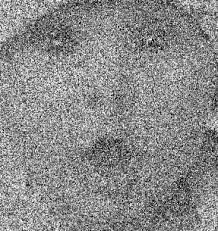
#> input picture Exercise/baby.jpeg, 218 x 231 px; its folder holds only this picture in this run
$ python 03.py
#> lines starting #> are read from the running program, lines starting #| are printed output that depends on the picture
#> further down, img_original is the input picture: shape (231, 218, 3); min 0, max 255, mean 137.8
import numpy as np
import imageio.v2 as iio
import matplotlib.pyplot as plt
import os
import colorsys

# Hàm hỗ trợ để chuyển đổi ảnh màu về uint8 an toàn
def convert_to_uint8(image_array):
    if image_array.dtype != np.float32 and image_array.dtype != np.float64:
        image_array = image_array.astype(np.float32)
    image_array = np.clip(image_array, 0, 255)
    return image_array.astype(np.uint8)

def bai3_hsv_channels(img_original, base_name, ext, output_dir):
    """
    Chuyển ảnh RGB sang HSV và lưu từng kênh Hue, Saturation, Value riêng biệt, sau đó hiển thị.
    """
#> called with base_name = 'baby', ext = '.jpeg', output_dir = 'OutputImages'
    print(f"  - Đang xử lý Bài 3: Kênh HSV cho {base_name}{ext}")

    # Đảm bảo ảnh có 3 kênh màu, nếu là grayscale thì chuyển sang RGB giả
    if img_original.ndim == 2:
        img_original = np.stack([img_original, img_original, img_original], axis=-1)

    img_normalized = img_original / 255.0

    # Chuyển đổi từ RGB sang HSV
    rgb2hsv_func = np.vectorize(colorsys.rgb_to_hsv) #
    h, s, v = rgb2hsv_func(img_normalized[:,:,0], img_normalized[:,:,1], img_normalized[:,:,2])
#> h: shape (231, 218) float64; every value is 0

    # Kênh Hue (hiển thị màu để dễ hình dung dải màu)
    h_colored = np.zeros_like(img_normalized)
    for i in range(h.shape[0]):
        for j in range(h.shape[1]):
            # Để thấy rõ Hue, đặt Saturation và Value tối đa (1.0)
            h_colored[i,j,:] = colorsys.hsv_to_rgb(h[i,j], 1.0, 1.0)
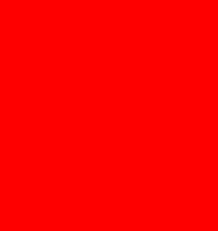
#> h_colored: shape (231, 218, 3) float64; mean of channels 0, 1, 2 1, 0, 0; drawn as R, G, B
    h_colored_uint8 = convert_to_uint8(h_colored * 255)

    # Kênh Saturation (hiển thị grayscale)
    s_grayscale = convert_to_uint8(s * 255)
#> in convert_to_uint8 (call 2), `return image_array.astype(np.uint8)`: returned value: shape (231, 218); every value is 0

    # Kênh Value (hiển thị grayscale)
    v_grayscale = convert_to_uint8(v * 255)

    # Lưu ảnh
    iio.imsave(os.path.join(output_dir, f'{base_name}_h_channel_colored{ext}'), h_colored_uint8)
    print(f"    - Đã lưu: {base_name}_h_channel_colored{ext}")
    iio.imsave(os.path.join(output_dir, f'{base_name}_s_channel_gray{ext}'), s_grayscale)
    print(f"    - Đã lưu: {base_name}_s_channel_gray{ext}")
    iio.imsave(os.path.join(output_dir, f'{base_name}_v_channel_gray{ext}'), v_grayscale)
    print(f"    - Đã lưu: {base_name}_v_channel_gray{ext}")

    # Hiển thị ảnh
    fig, axes = plt.subplots(1, 4, figsize=(18, 6))
    axes[0].imshow(img_original)
    axes[0].set_title('Ảnh gốc (RGB)')
    axes[0].axis('off')

    axes[1].imshow(h_colored_uint8)
    axes[1].set_title('Kênh Hue (màu)')
    axes[1].axis('off')

    axes[2].imshow(s_grayscale, cmap='gray')
    axes[2].set_title('Kênh Saturation (xám)')
    axes[2].axis('off')

    axes[3].imshow(v_grayscale, cmap='gray')
    axes[3].set_title('Kênh Value (xám)')
    axes[3].axis('off')

    fig.suptitle(f'Bài 3: Kênh HSV của {filename}', fontsize=16)
    plt.tight_layout(rect=[0, 0.03, 1, 0.95])
    plt.show()
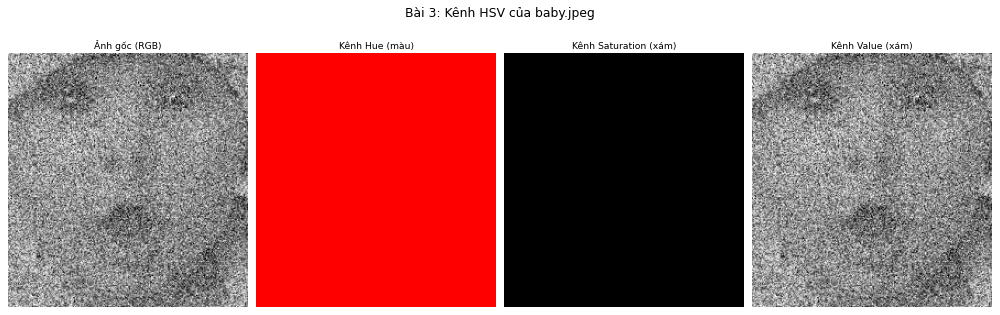
#> figure drawn by matplotlib, 4 panels

if __name__ == "__main__":
    input_dir = 'Exercise'
    output_dir = 'OutputImages'

    if not os.path.exists(input_dir):
        os.makedirs(input_dir)
        print(f"Thư mục '{input_dir}' chưa tồn tại. Vui lòng đặt các file ảnh vào thư mục này.")
        exit()

    if not os.path.exists(output_dir):
        os.makedirs(output_dir)

    print("--- Bắt đầu Bài tập 3 ---")
    for filename in os.listdir(input_dir):
        if filename.lower().endswith(('.png', '.jpg', '.jpeg', '.gif', '.bmp')):
            image_path = os.path.join(input_dir, filename)
            base_name, ext = os.path.splitext(filename)

            try:
                img_original = iio.imread(image_path)
                bai3_hsv_channels(img_original, base_name, ext, output_dir)
            except Exception as e:
                print(f"Lỗi khi xử lý ảnh {filename}: {e}")
    print("--- Kết thúc Bài tập 3. Kết quả trong thư mục 'OutputImages' và hiển thị. ---")

$ run again, on Exercise/balloons_noisy.png
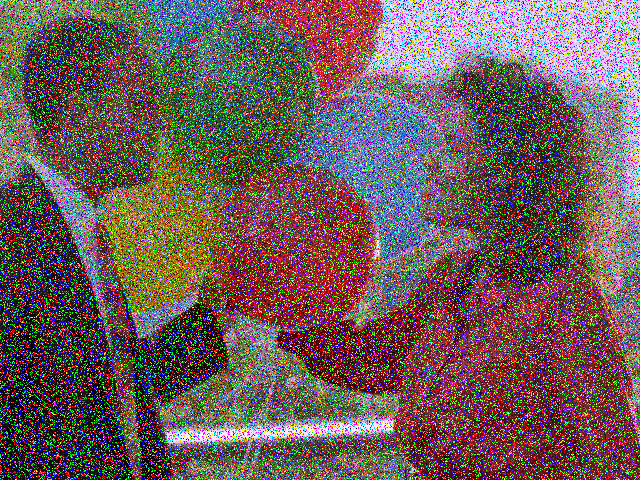
#> input picture Exercise/balloons_noisy.png, 640 x 480 px
#> img_original is the input picture: shape (480, 640, 3); mean R, G, B 109.1, 92, 89.9
#> in bai3_hsv_channels, `h, s, v = rgb2hsv_func(img_normalized[:,:,0], img_normalized[:,:,1], i..`:
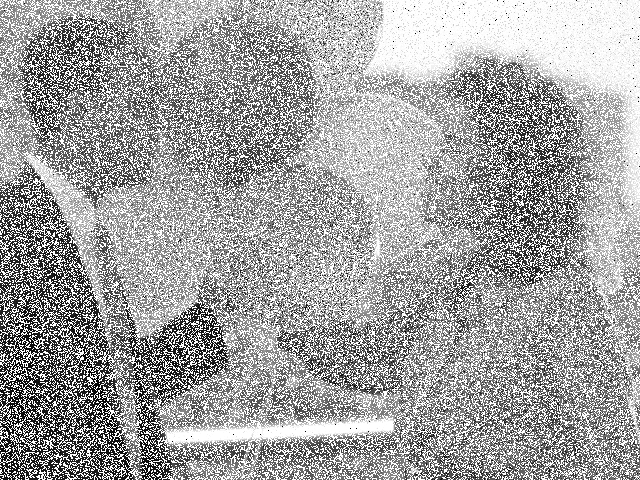
#> v: shape (480, 640) float64; min 0, max 1, mean 0.636
#> after the loop in bai3_hsv_channels, `for i in range(h.shape[0]):`:
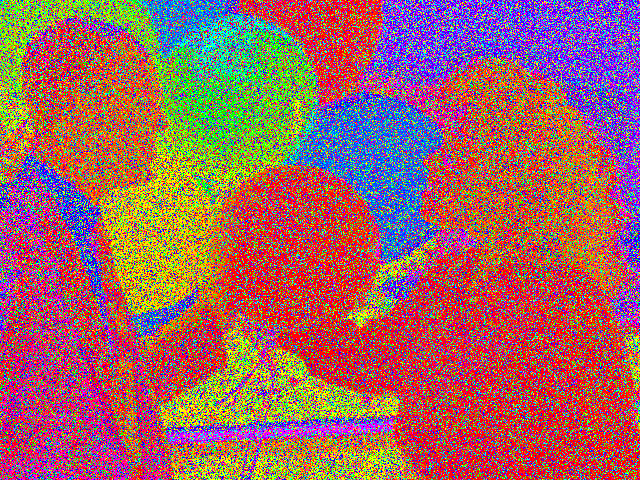
#> h_colored: shape (480, 640, 3) float64; mean of channels 0, 1, 2 0.62, 0.389, 0.388; drawn as R, G, B
#> image_array: shape (480, 640) float64

$ run again, on Exercise/world_cup.jpg.jpg
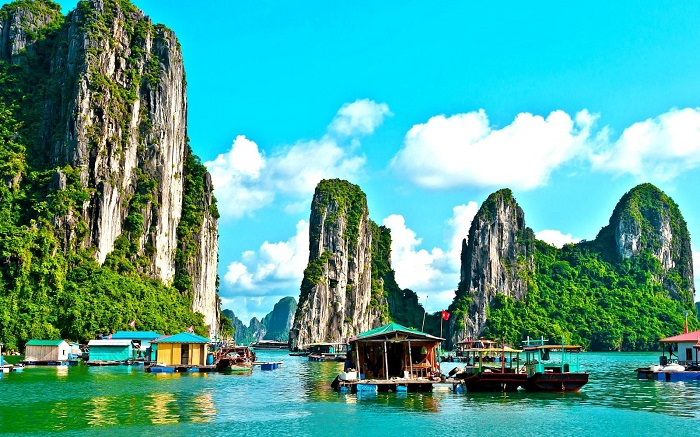
#> input picture Exercise/world_cup.jpg.jpg, 700 x 437 px
#> img_original is the input picture: shape (437, 700, 3); mean R, G, B 80.7, 164.8, 153.4
#> in bai3_hsv_channels, `h, s, v = rgb2hsv_func(img_normalized[:,:,0], img_normalized[:,:,1], i..`:
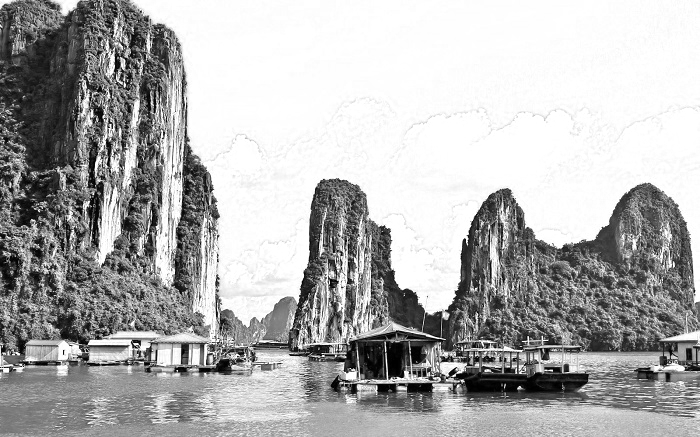
#> v: shape (437, 700) float64; min 0, max 1, mean 0.69
#> image_array: shape (437, 700) float64
#> in bai3_hsv_channels, `iio.imsave(os.path.join(output_dir, f'{base_name}_h_channel_colored{ex..`:
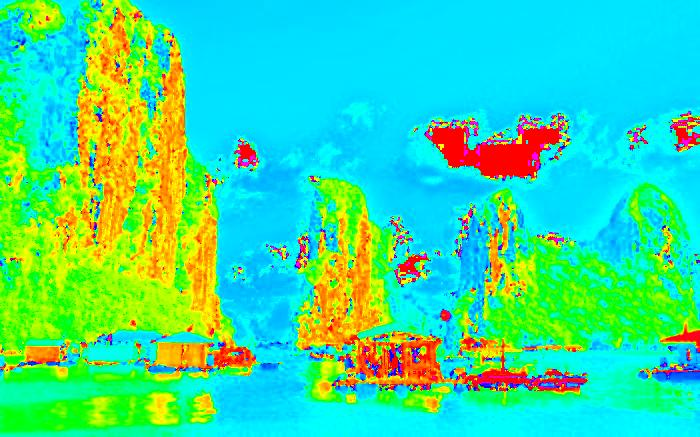
#> saved as world_cup.jpg_h_channel_colored.jpg: shape (437, 700, 3); mean R, G, B 60.1, 218.4, 155
